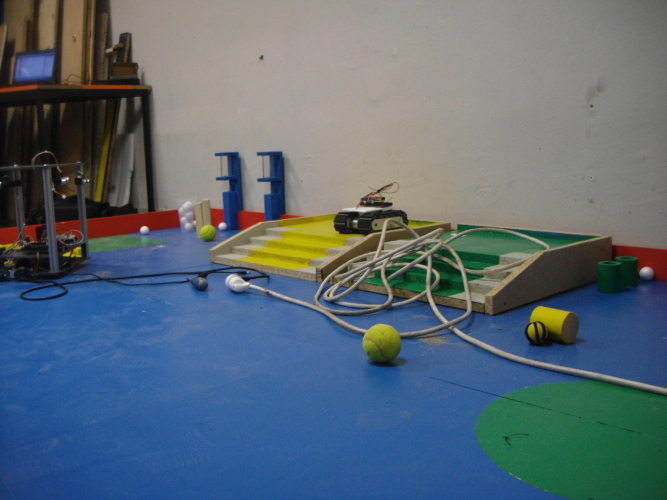
#> input picture Informatique/MachineLearning/Python/tablePict2.JPG, 667 x 500 px, given in place of the camera
$ python BLS_bgsub.py
#> lines starting #> are read from the running program, lines starting #| are printed output that depends on the picture; after the words box and inside, x2 and y2 are one past the last pixel; in counts of white or black regions, pixels touching at a corner belong together
import numpy as np
import cv2

def nothing(x):
    pass

cap = cv2.VideoCapture(0) #Ouverture de la caméra
end = False

kernel = cv2.getStructuringElement(cv2.MORPH_ELLIPSE,(3,3))

frameRefPoints = np.float32([(79, 214),(492,243),(542,375),(365,302)]).reshape(-1,1,2)
tableRefPoints = np.float32([(0,0),(210,0),(210,179),(160,129)]).reshape(-1,1,2)
M,_ = cv2.findHomography(frameRefPoints, tableRefPoints, cv2.RANSAC,5.0)

cv2.namedWindow('Trackbars', cv2.WINDOW_NORMAL)

#Création des trackbars
Hmin_tb = cv2.createTrackbar('Hmin', 'Trackbars', 0, 179, nothing)
#> slider 'Hmin' is set to 35
Hmax_tb = cv2.createTrackbar('Hmax', 'Trackbars', 0, 179, nothing)
#> slider 'Hmax' is set to 179
Smin_tb = cv2.createTrackbar('Smin', 'Trackbars', 0, 255, nothing)
#> slider 'Smin' is set to 51
Smax_tb = cv2.createTrackbar('Smax', 'Trackbars', 0, 255, nothing)
#> slider 'Smax' is set to 255
Vmin_tb = cv2.createTrackbar('Vmin', 'Trackbars', 0, 255, nothing)
#> slider 'Vmin' is set to 51
Vmax_tb = cv2.createTrackbar('Vmax', 'Trackbars', 0, 255, nothing)
#> slider 'Vmax' is set to 255

cv2.createTrackbar('roi_b', 'Trackbars', 0, 640, nothing)
#> slider 'roi_b' is set to 100
cv2.createTrackbar('roi_t', 'Trackbars', 0, 640, nothing)
#> slider 'roi_t' is set to 100

cv2.setTrackbarPos('roi_t', 'Trackbars', 639)
cv2.setTrackbarPos('Hmax', 'Trackbars', 179)
cv2.setTrackbarPos('Smax', 'Trackbars', 255)
cv2.setTrackbarPos('Vmax', 'Trackbars', 255)

while(cap.isOpened() and not end):
    ret,frame = cap.read() #Lecture d'une frame de la caméra (ret est un booléen confirmant que la frame a bien été lue)
#> frame is the input picture: shape (500, 667, 3); mean B, G, R 116.7, 105, 89.9

    #Récupération des valeurs des trackbars
    Hmin = cv2.getTrackbarPos('Hmin', 'Trackbars')
    Smin = cv2.getTrackbarPos('Smin', 'Trackbars')
    Vmin = cv2.getTrackbarPos('Vmin', 'Trackbars')
    Hmax = cv2.getTrackbarPos('Hmax', 'Trackbars')
    Smax = cv2.getTrackbarPos('Smax', 'Trackbars')
    Vmax = cv2.getTrackbarPos('Vmax', 'Trackbars')
    bottomROI = cv2.getTrackbarPos('roi_b', 'Trackbars')
    topROI = cv2.getTrackbarPos('roi_t', 'Trackbars')

    color_l = np.array([Hmin,Smin,Vmin])
    color_h = np.array([Hmax,Smax,Vmax])

    table = cv2.imread('tableBLS.png')

    if(ret):
        frame = frame[bottomROI:topROI,:]
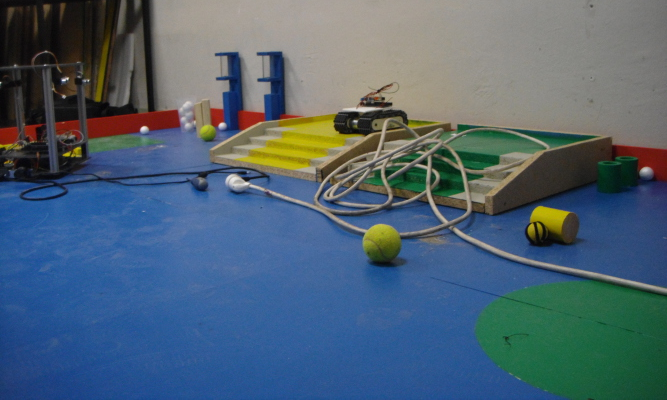
#> frame: shape (400, 667, 3); mean B, G, R 114.7, 98.5, 78

        hsvFrame = cv2.cvtColor(frame, cv2.COLOR_BGR2HSV)
#> hsvFrame: shape (400, 667, 3); mean H, S, V 71.1, 116.6, 127.6

        mask = cv2.inRange(hsvFrame, color_l, color_h)
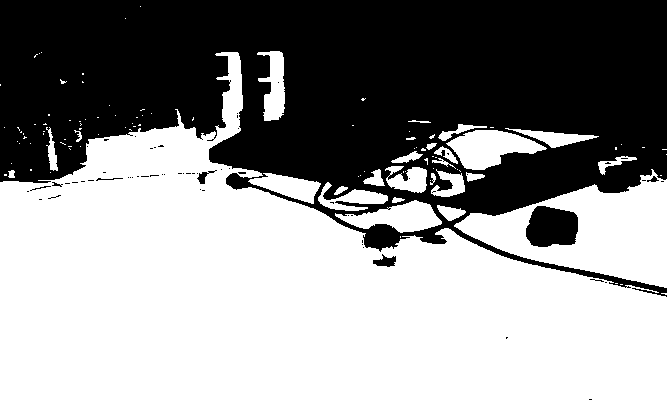
#> mask: shape (400, 667); 56.3% white; 62 black regions (54 under 20 px), largest, box (x1, y1, x2, y2) and area: (0, 0, 667, 297) 114370, (526, 206, 578, 247) 1745, (373, 254, 396, 267) 171
        mask = cv2.erode(mask, kernel)
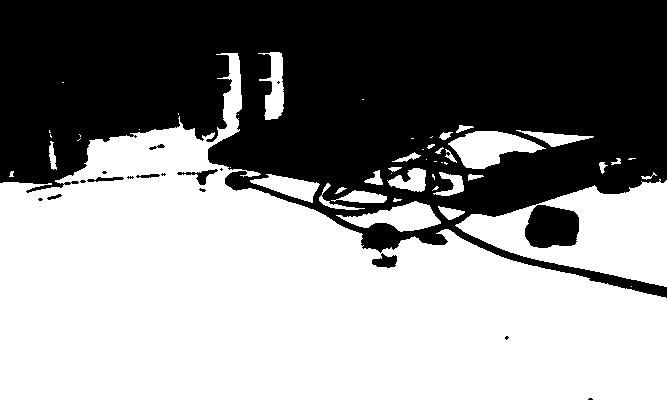
#> mask: shape (400, 667); 54.3% white; 18 black regions (10 under 20 px), largest, box (x1, y1, x2, y2) and area: (0, 0, 667, 298) 119289, (525, 205, 579, 248) 1897, (372, 253, 397, 268) 236
        mask = cv2.bitwise_not(mask)
#> mask: shape (400, 667); 45.7% white; 18 white regions (10 under 20 px)

        contours,_ = cv2.findContours(mask.copy(),cv2.RETR_TREE,cv2.CHAIN_APPROX_SIMPLE)
#> contours = 80 contours, 44 with area under 20; largest, box (x1, y1, x2, y2) and area: (0, 0, 667, 298) 126830, (447, 130, 547, 170) 2192, (525, 205, 579, 248) 1820, (335, 200, 442, 233) 1729, (257, 51, 285, 121) 1078

        coords = np.empty([0,2],float)

        atLeastOne = False
        for cnt in contours:
            x,y,w,h = cv2.boundingRect(cnt)
            atLeastOne = True
            if(w > 10 and h > 10):
                coords = np.vstack((coords, [x,y + h/2]))
#> this loop made 80 passes
#> (x, y, w, h, coords) on passes 3, 4, 14, 17: (372, 253, 25, 15, [[372, 260.5]]), (525, 205, 54, 43, [[372, 260.5], [525, 226.5]]), (177, 169, 41, 16, [[372, 260.5], [525, 226.5], [177, 177]]), (0, 0, 667, 298, [[372, 260.5], [525, 226.5], [177, 177], [0, 149]])
#> (x, y, w, h) on passes 2, 5, 6, 7, 8, 9: (505, 336, 4, 4), (38, 198, 5, 3), (47, 194, 15, 6), (199, 188, 7, 4), (80, 180, 6, 3), (87, 177, 37, 5)
#> after the loop, coords = 19 rows, first 8: [372, 260.5], [525, 226.5], [177, 177], [0, 149], [437, 213], [335, 216.5], [318, 202.5], [335, 196.5]

        transfCoords = cv2.perspectiveTransform(coords.reshape(-1,1,2),M)
#> transfCoords = 19 rows, first 8: [147.3, 72.8], [262.3, -142.3], [-174.3, -329.9], [-448.9, -487], [150.1, -203.4], [81.07, -77.02], [29.02, -183], [6.52, -293.8]

        if atLeastOne:
            for c in transfCoords:
                cv2.circle(table,(int(c[0][0]),int(c[0][1])), 4, (0, 0, 255), 2)
#> this loop made 19 passes
#> c on passes 1 to 12: [[147.3, 72.8]], [[262.3, -142.3]], [[-174.3, -329.9]], [[-448.9, -487]], [[150.1, -203.4]], [[81.07, -77.02]], [[29.02, -183]], [[6.52, -293.8]], [[-58.87, -425.5]], [[-74.21, -271.5]], [[-229.1, -3625]], [[-433.2, -1976.8]]

        cropped = cv2.bitwise_and(frame, frame, mask = mask)
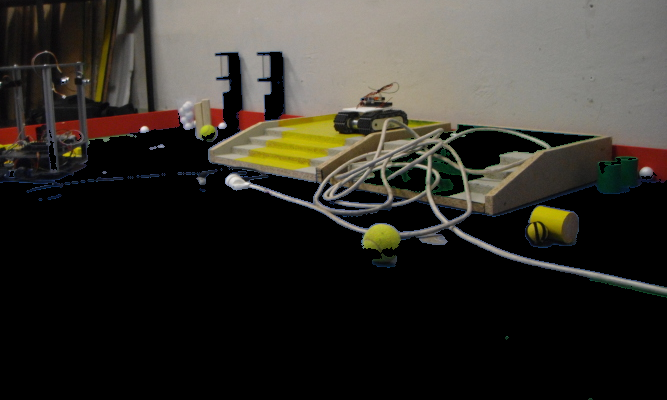
#> cropped: shape (400, 667, 3); mean B, G, R 43.3, 49.1, 52.1

        cv2.drawContours(cropped, contours, -1, (255, 0, 0))
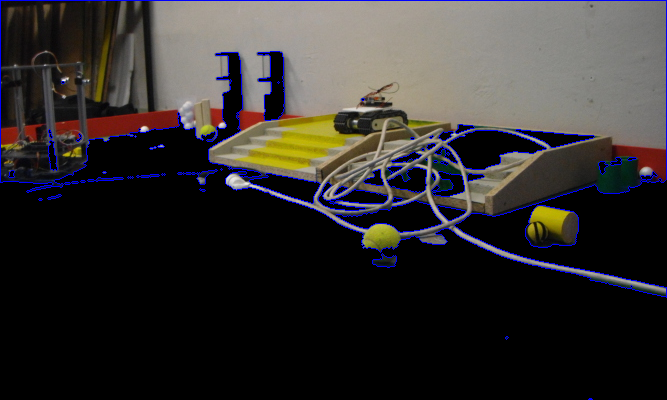
#> cropped: shape (400, 667, 3); 2.08% of pixels changed, all inside (x1, y1, x2, y2) = (0, 0, 667, 400)


        #Afffichage du résultat
        cv2.imshow('Camera', cropped)
        cv2.imshow('Table', table)

    if(cv2.waitKey(1) & 0xFF == ord('q')):
#> (key q is pressed here)
        end = True
cap.release()
cv2.destroyAllWindows()

$ run again, on Informatique/MachineLearning/Python/tablePict3.JPG
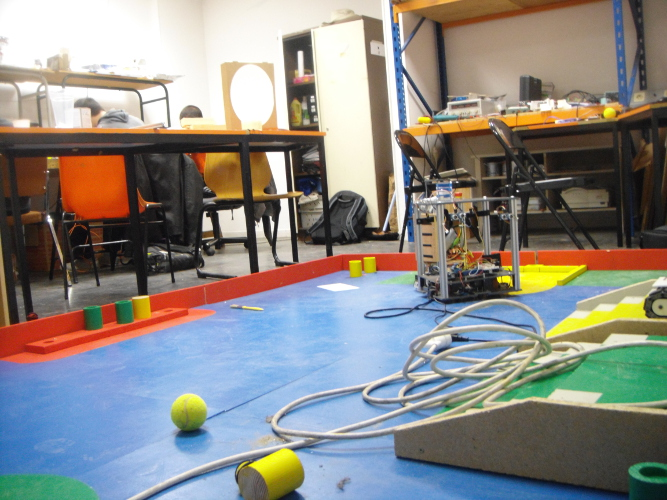
#> input picture Informatique/MachineLearning/Python/tablePict3.JPG, 667 x 500 px, given in place of the camera
#> frame is the input picture: shape (500, 667, 3); mean B, G, R 132.3, 136.5, 138.6
#> frame: shape (400, 667, 3)
#> hsvFrame: shape (400, 667, 3); mean H, S, V 57.6, 87.2, 153.2
#> `mask = cv2.erode(mask, kernel)`:
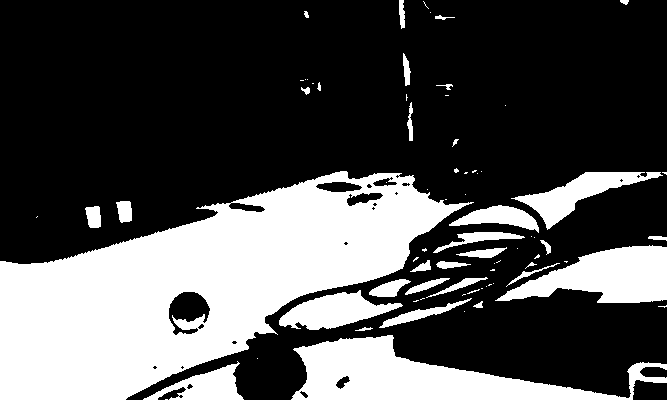
#> mask: shape (400, 667); 31.5% white; 75 white regions (42 under 20 px), largest, box (x1, y1, x2, y2) and area: (0, 171, 474, 400) 54138, (291, 335, 667, 400) 11160, (495, 245, 667, 303) 5842
#> contours = 107 contours, 69 with area under 20; largest, box (x1, y1, x2, y2) and area: (0, 0, 667, 400) 188911, (510, 171, 664, 231) 2884, (278, 289, 404, 331) 2756, (448, 204, 540, 234) 1302, (169, 292, 210, 335) 959
#> the loop `for cnt in contours:` made 107 passes
#> (x, y, w, h, coords) on passes 2, 4, 5, 6: (158, 387, 28, 13, [[158, 393.5]]), (633, 380, 34, 20, [[158, 393.5], [633, 390]]), (336, 376, 14, 13, [[158, 393.5], [633, 390], [336, 382.5]]), (640, 367, 27, 11, [[158, 393.5], [633, 390], [336, 382.5], [640, 372.5]])
#> after the loop `for cnt in contours:`: coords = 21 rows, first 8: [158, 393.5], [633, 390], [336, 382.5], [640, 372.5], [169, 313.5], [347, 199.5], [0, 200], [378, 313]
#> transfCoords = 21 rows, first 8: [141.9, 171.9], [230.7, 188.9], [167.5, 173.8], [236.8, 182.8], [120, 136.1], [30.07, -264.6], [-46.79, -25.89], [166, 138.5]
#> the loop `for c in transfCoords:` made 21 passes
#> `cv2.drawContours(cropped, contours, -1, (255, 0, 0))`:
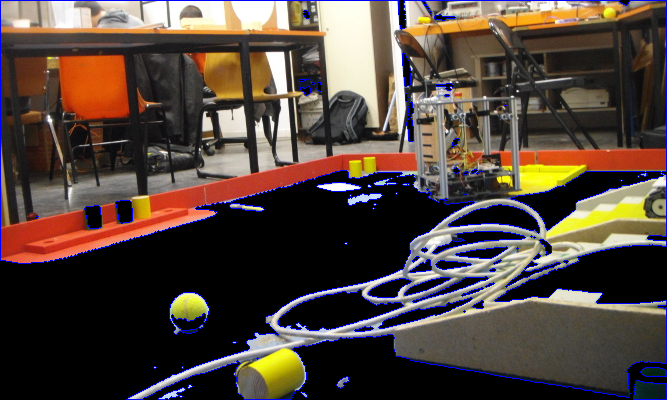
#> cropped: shape (400, 667, 3); mean B, G, R 61.9, 68.9, 83
